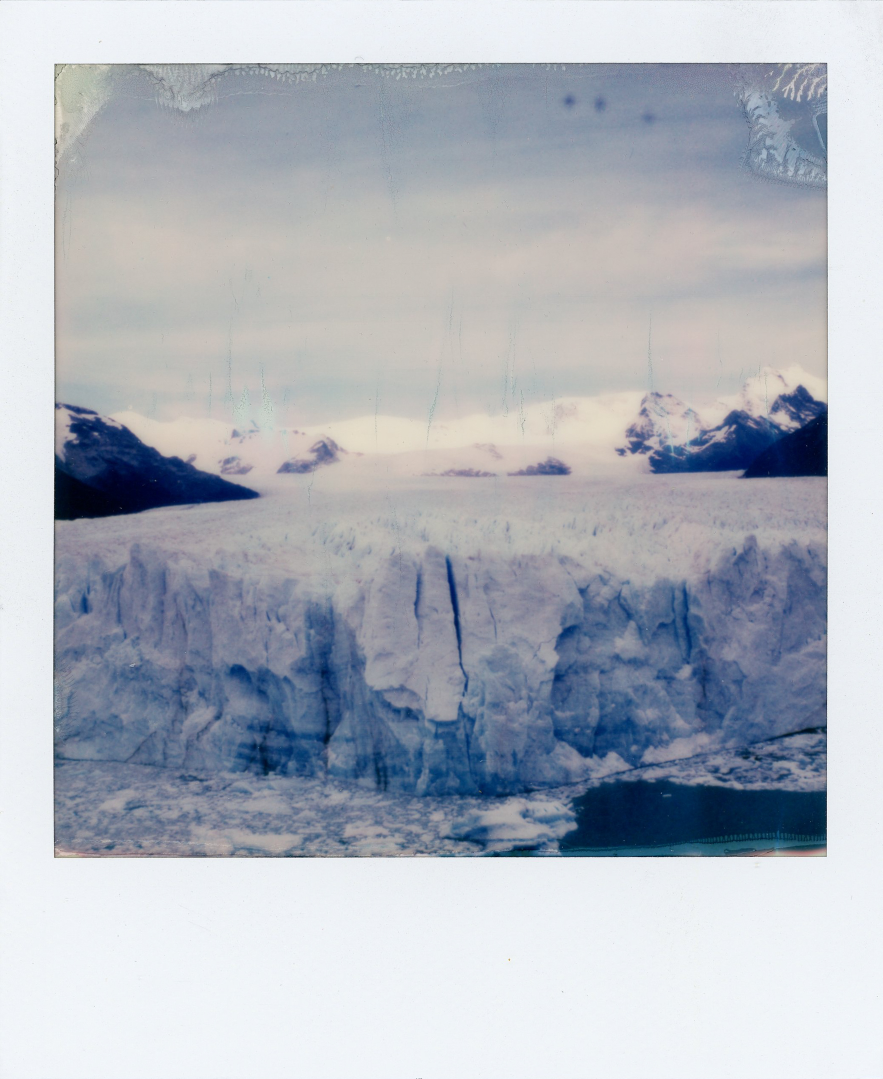
#> input picture assets/images/polaroid_024.JPG, 1765 x 2158 px (shown at 1/2 size)
$ python main.py assets/images/polaroid_024.JPG
#> lines starting #> are read from the running program, lines starting #| are printed output that depends on the picture
#> in blank_image, `blank_image = Image.new("RGB",VERTICAL_4_5, color=0)`: blank_image: PIL image 1080x1350 RGB; every value is 0
from PIL import Image, ImageFilter
import argparse, os, random, string

# Instagram Aspect Ratio
VERTICAL_9_16 = (1080, 1920)
VERTICAL_4_5 = (1080, 1350)
SQUARE = (1080, 1080)

# Arguments
parser = argparse.ArgumentParser()
parser.add_argument("file", action="store", help="path of picture to transform")
parser.add_argument("-nb", "--no-blur", action="store_true", dest="no_blur", default=False, help="blur background disable | default: Enable")
parser.add_argument("-sq","--square", action="store_true",dest="square",default=False, help="1:1 aspect ratio | default: 4:5 aspect ratio")
parser.add_argument("-st", "--stories", action="store_true", dest="stories", default=False, help="9:16 aspect ratio | default: 4:5 aspect ratio")
args = parser.parse_args()
no_blur = args.no_blur
square = args.square
stories = args.stories

FILE_NAME, FILE_EXTENTION = os.path.splitext(args.file)
RANDOM_STRING = ''.join(random.choices(string.ascii_lowercase + string.digits, k=6))
FILE_EXPORT_NAME = FILE_NAME + "_" + RANDOM_STRING + FILE_EXTENTION

# Open File
def original_photo():
      original_photo = Image.open(args.file)
#> original_photo is the input picture: PIL image 1765x2158 RGB; mean R, G, B 174.8, 180.3, 189.8
      return original_photo

# New blank image with 1:1, 4:5 or 9:16 aspect ratio
def blank_image():
      if square == True:
            blank_image = Image.new("RGB", SQUARE, color=0)
            blank_image.paste(original_photo(),(-342,-282))
            return blank_image

      elif stories == True:
            blank_image = Image.new("RGB", VERTICAL_9_16, color=0)
            blank_image.paste(original_photo().resize((3530,4316)),(-1176,-920))
            return blank_image

      else:
            blank_image = Image.new("RGB",VERTICAL_4_5, color=0)
            blank_image.paste(original_photo(),(-342,-219))
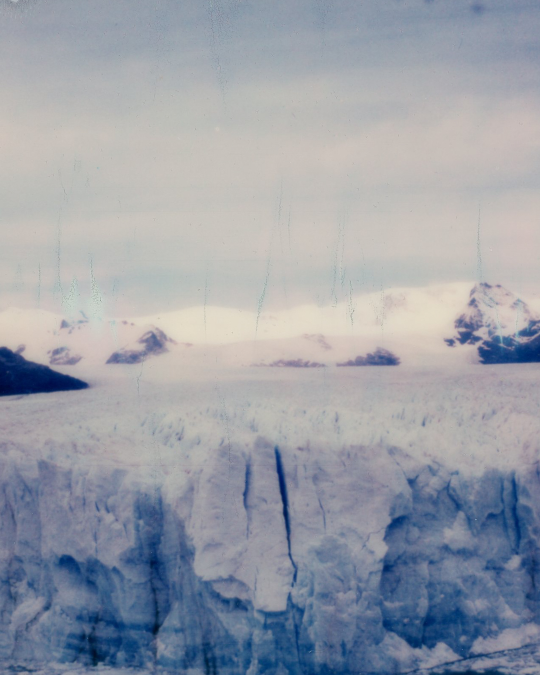
#> blank_image: PIL image 1080x1350 RGB (shown at 1/2 size); mean R, G, B 153.6, 158.2, 167.6
            return blank_image

def original_photo_resize():
      image_resize = original_photo().resize((741, 900), Image.Resampling.LANCZOS)
      return image_resize

# Blur background
def blur_backgroud(image_to_blur):
      image_blur = image_to_blur.filter(ImageFilter.GaussianBlur(12))
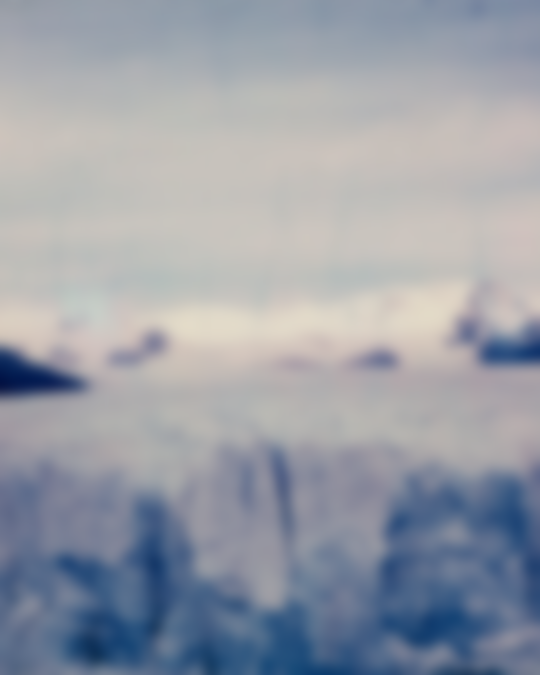
#> image_blur: PIL image 1080x1350 RGB (shown at 1/2 size); mean R, G, B 153.6, 158.2, 167.6
      return image_blur

# All possible outcomes
def blur_45():
      try:
            blur = blur_backgroud(blank_image()).copy()
            blur.paste(original_photo_resize(),(170,227))
#> in original_photo_resize, `image_resize = original_photo().resize((741, 900), Image.Resampling.LA..`:
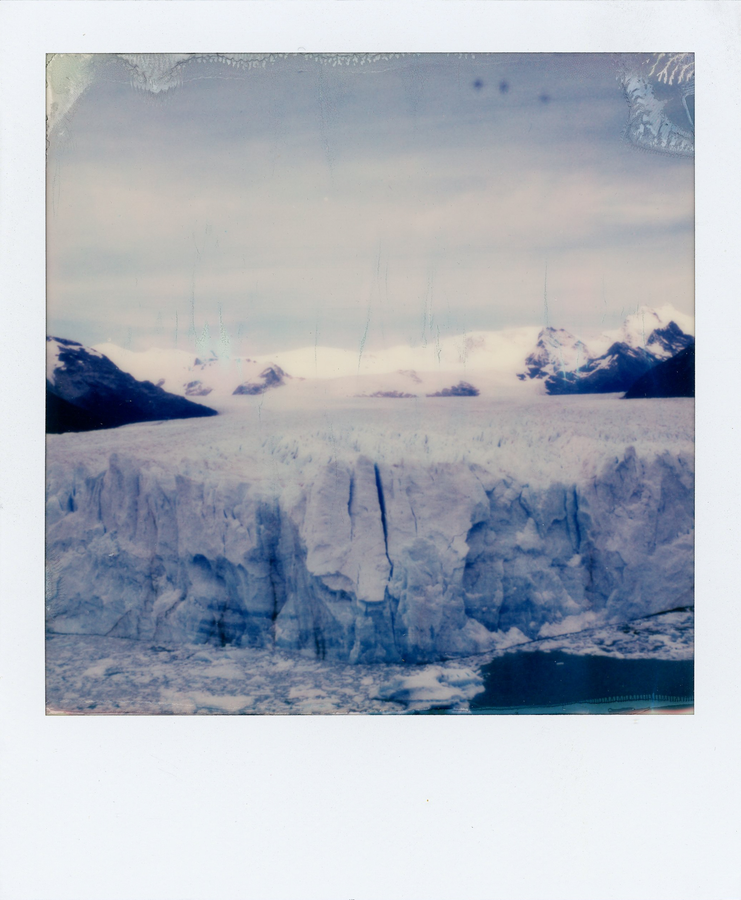
#> image_resize: PIL image 741x900 RGB; mean R, G, B 174.8, 180.3, 189.8
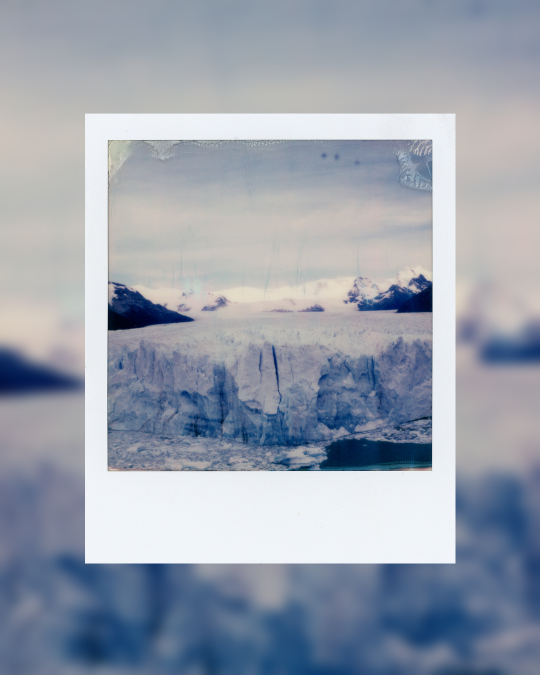
#> blur: PIL image 1080x1350 RGB (shown at 1/2 size); mean R, G, B 152.9, 160.6, 173.6
            blur.save(FILE_EXPORT_NAME)
            print(f"Image save: {FILE_EXPORT_NAME}")
      except Exception:
            print("Error: Check the file/directory path and try again")

def no_blur_45():
      try:
            no_blur = blank_image().copy()
            no_blur.paste(original_photo_resize(),(170, 227))
            no_blur.save(FILE_EXPORT_NAME)
            print(f"Image save: {FILE_EXPORT_NAME}")
      except Exception:
            print("Error: Check the file/directory path and try again")

def blur_11():
      try:
            blur = blur_backgroud(blank_image()).copy()
            blur.paste(original_photo_resize(),(170, 90))
            blur.save(FILE_EXPORT_NAME)
            print(f"Image save: {FILE_EXPORT_NAME}")
      except Exception:
            print("Error: Check the file/directory path and try again")

def no_blur_11():
      try:
            no_blur = blank_image().copy()
            no_blur.paste(original_photo_resize(),(170, 90))
            no_blur.save(FILE_EXPORT_NAME)
            print(f"Image save: {FILE_EXPORT_NAME}")
      except Exception:
            print("Error: Check the file/directory path and try again")

def blur_916():
      try:
            blur = blur_backgroud(blank_image()).copy()
            blur.paste(original_photo_resize(),(170,510))
            blur.save(FILE_EXPORT_NAME)
            print(f"Image save: {FILE_EXPORT_NAME}")
      except Exception:
            print("Error: Check the file/directory path and try again")

def no_blur_916():
      try:
            no_blur = blank_image().copy()
            no_blur.paste(original_photo_resize(),(170,510))
            no_blur.save(FILE_EXPORT_NAME)
            print(f"Image save: {FILE_EXPORT_NAME}")
      except Exception:
            print("Error: Check the file/directory path and try again")


if __name__ == "__main__":
      if square == True and no_blur == True:
            no_blur_11()
      elif square == True:
            blur_11()
      elif stories == True and no_blur == True:
            no_blur_916()
      elif stories == True:
            blur_916()
      elif no_blur == True:
            no_blur_45()
      else:
            blur_45()
